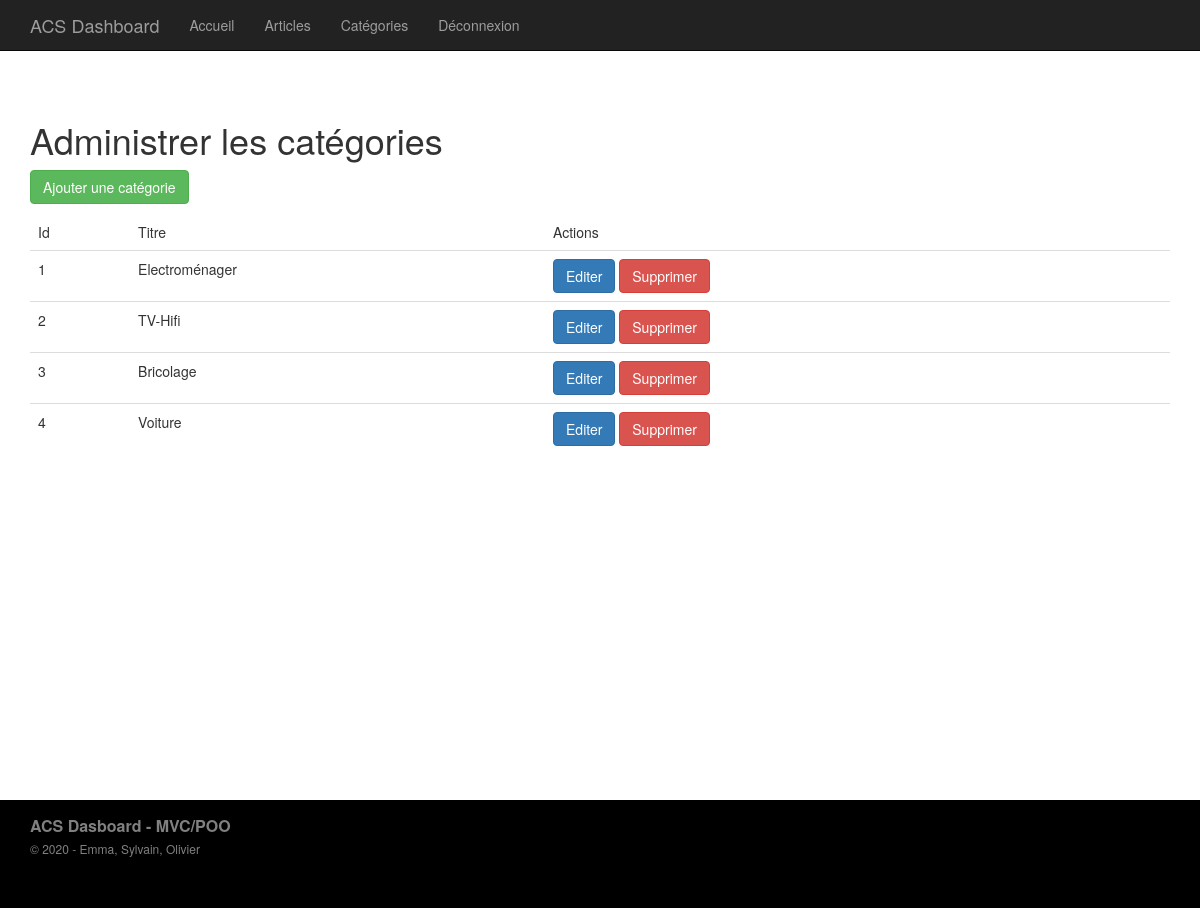
/index.php?p=admin.categories.index (signed in), run on an earlier commit of the app's database.
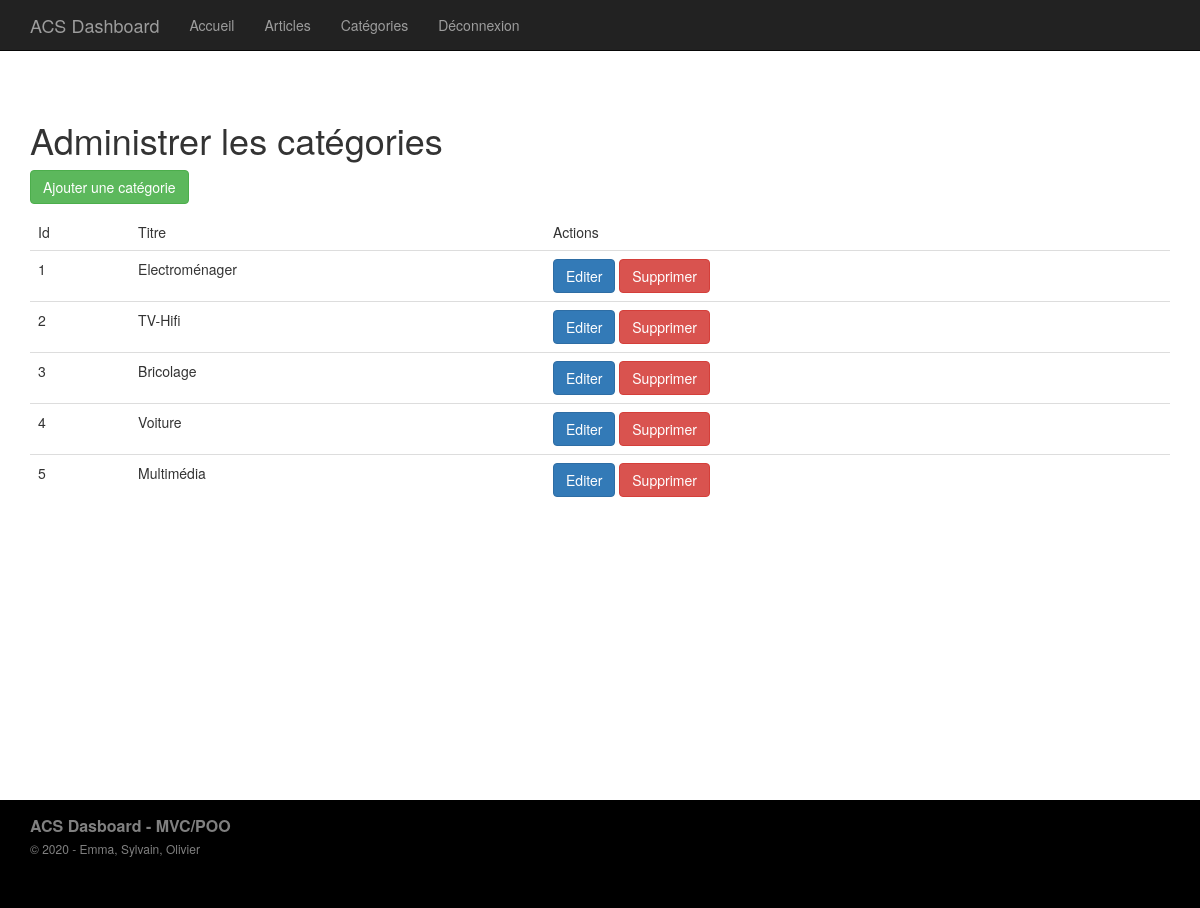
And on a later commit of the database.
### tables this page shows
CREATE TABLE IF NOT EXISTS `categories` (
  `id` int(11) NOT NULL AUTO_INCREMENT,
  `titre` varchar(255) DEFAULT NULL,
  PRIMARY KEY (`id`)
);

### core/Controller/Controller.php (called while the page is built, shortened)
<?php
    class Controller
    {
        protected $viewPath;
        protected function render($view, $variables = [])
        {
            extract($variables);
            require($this->viewPath . str_replace('.', '/', $view) . '.php');
        }
    }

### app/Controller/Admin/CategoriesController.php (called while the page is built, shortened)
<?php
    class CategoriesController extends AppController{
        public function index(){
            $items = $this->Category->all();
            $this->render('admin.categories.index', compact('items'));
        }
    }
?>

### public/index.php (called while the page is built, shortened)
<?php
    if (isset($_GET['p'])) {
        $page = $_GET['p'];
    } else {
        $page = 'posts.index';
    }
    $page = explode('.', $page);
    if ($page[0] == 'admin') {
        $action = $page[2];
    } else {
        $controller = '\App\Controller\\' . ucfirst($page[0]) . 'Controller';
        $action = $page[1];
    }
    $controller = new $controller();
    $controller->$action();

### core/Table/Table.php (called while the page is built, shortened)
<?php
    class Table
    {
        protected $table;
        protected $db;
        public function __construct(Database $db)
        {
            $this->db = $db;
        }
        public function all()
        {
            return $this->query("SELECT * FROM " . $this->table);
        }
        public function query($statement, $attributes = null, $one = false)
        {
            if ($attributes) {
                return $this->db->prepare(
                    $statement,
                    $attributes,
                    str_replace('Table', 'Entity', get_class($this)),
                    $one
                );
            } else {
                return $this->db->query(
                    $statement,
                    str_replace('Table', 'Entity', get_class($this)),
                     $one
                );
            }
        }
    }

### core/Database/MysqlDatabase.php (called while the page is built, shortened)
<?php
    class MysqlDatabase extends Database
    {
        private $pdo;
        private function getPDO()
        {
            if ($this->pdo === null) {
                $pdo = new PDO('mysql:dbname=mvc-blog;host=localhost', 'root', '');
                $pdo->setAttribute(PDO::ATTR_ERRMODE, PDO::ERRMODE_EXCEPTION);
                $this->pdo = $pdo;
            }
            return $this->pdo;
        }
        public function query($statement, $class_name = null, $one = false)
        {
            $req = $this->getPDO()->query($statement);
            if ($class_name === null) {
                $req->setFetchMode(PDO::FETCH_OBJ);
            } else {
                $req->setFetchMode(PDO::FETCH_CLASS, $class_name);
            }
            if ($one) {
                $datas = $req->fetch();
            }
            else {
                $datas = $req->fetchAll();
            }
            return $datas;
        }
    }

### app/Autoloader.php (called while the page is built, shortened)
<?php
  class Autoloader
  {
      public static function autoload($class)
      {
          if (strpos($class, __NAMESPACE__ . '\\') === 0) {
              $class = str_replace(__NAMESPACE__ . '\\', '', $class);
              $class = str_replace('\\', '/', $class);
          }
      }
  }

### core/Autoloader.php (called while the page is built, shortened)
<?php
  class Autoloader
  {
      public static function autoload($class)
      {
          if (strpos($class, __NAMESPACE__ . '\\') === 0) {
              $class = str_replace(__NAMESPACE__ . '\\', '', $class);
              $class = str_replace('\\', '/', $class);
          }
      }
  }

### app/Views/admin/categories/index.php (the view, shortened to what this page needs)
<h1>Administrer les catégories</h1>
<p>
  <a class="btn btn-success" href="?p=admin.categories.add" >Ajouter une catégorie</a>
</p>
<table class="table">
    <thead>
        <tr>
            <td>Id</td>
            <td>Titre</td>
            <td>Actions</td>
        </tr>
    </thead>
    <tbody>
        <?php foreach ($items as $category): ?>
            <tr>
                <td><?= $category->id; ?></td>
                <td><?= $category->titre; ?></td>
                <td>
                    <a class="btn btn-primary" href="?p=admin.categories.edit&id=<?= $category->id; ?>" >Editer</a>
                    <form action="?p=admin.categories.delete" method="post" style="display: inline;">
                        <button type="submit" class="btn btn-danger">Supprimer</button>
                    </form>
                </td>
            </tr>
        <?php endforeach; ?>
    </tbody>
</table>

What changed in the data, as far as the page shows it:
added categories: id "5", titre "Multimédia"
